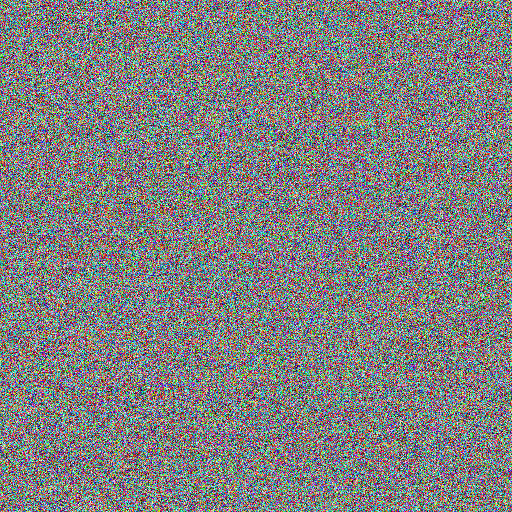
#> input picture assets/encrypted.png, 512 x 512 px, given in place of lena.png, which was not available
$ python main.py assets/encrypted.png
#> lines starting #> are read from the running program, lines starting #| are printed output that depends on the picture; pictures that were not available may be replaced by others from this repository, and a replacement may not be noted
### src/enc.py
import numpy as np
import cv2


def enc(src, seed, iteration=1):
    np.random.seed(seed)

    if src is None:
        raise Exception("Please provide a valid source!")

    image = src.copy()
    (M, N) = image.shape
    kc = np.random.randint(0, 255, M, np.uint8)
    kr = np.random.randint(0, 255, N, np.uint8)
    for i in range(iteration):
        a = np.sum(image, 1)
        ma = np.mod(a, 2)

        for i in range(M):
            if ma[i] == 1:
                image[i, :] = np.roll(image[i, :], -1*kr[i])
            else:
                image[i, :] = np.roll(image[i, :], kr[i])

        b = np.sum(image, 0)
        mb = np.mod(b, 2)

        for i in range(N):
            if mb[i] == 1:
                image[:, i] = np.roll(image[:, i], kc[i])
            else:
                image[:, i] = np.roll(image[:, i], -1*kc[i])

        image_scrambled = image.copy()

        flip_kr = np.flip(kr)
        flip_kc = np.flip(kc)

        i1 = np.zeros((M, N), np.uint8)

        for i in range(1, len(kr)+1):
            if np.mod(i, 2) == 1:
                i1[i-1, :] = np.bitwise_xor(image_scrambled[i-1, :], kc)
            else:
                i1[i-1, :] = np.bitwise_xor(image_scrambled[i-1, :], flip_kc)

        encrypted_image = np.zeros((M, N), np.uint8)

        for i in range(1, len(kc)+1):
            if np.mod(i, 2) == 1:
                encrypted_image[:, i-1] = np.bitwise_xor(i1[:, i-1], kr)
            else:
                encrypted_image[:, i-1] = np.bitwise_xor(i1[:, i-1], flip_kr)

        image = encrypted_image

    return encrypted_image


def rubic_enc(src, seed, iteration=1):

    copy = src.copy()
    if src is None:
        return
    elif len(src.shape) == 3:
        b, g, r = cv2.split(src)

        b = enc(b, seed, iteration)
        g = enc(g, seed, iteration)
        r = enc(r, seed, iteration)
        copy = cv2.merge((b, g, r))

        return copy
    else:
        return enc(src, seed, iteration)

### main.py
#!/usr/bin/python

import sys
import getopt

from src import enc
from src import dec
import cv2


def main(argv):
    inputfile = './assets/lena.png'
    outputfile = './assets/encrypted.png'
    seed = 1
    isDec = False
    try:
        opts, args = getopt.getopt(
            argv, "hi:o:s:d:", ["ifile=", "ofile=", "seed=", "Dec="])
    except getopt.GetoptError:
        print('test.py -i <inputfile> -o <outputfile> -s <key> -d <decrypt>')
        sys.exit(2)
    for opt, arg in opts:
        if opt == '-h':
            print('test.py -i <inputfile> -o <outputfile> -s <key> -d <decrypt>')
            sys.exit()
        elif opt in ("-i", "--ifile"):
            inputfile = arg
        elif opt in ("-o", "--ofile"):
            outputfile = arg
        elif opt in ("-s", "--seed"):
            seed = arg
        elif opt in ("-d", "--Dec"):
            isDec = True

    if isDec == False:
        image = cv2.imread(inputfile, 1)
#> image is the input picture: shape (512, 512, 3); mean B, G, R 127.5, 127.7, 127.9
        outputImage = enc.rubic_enc(image, int(seed))
#> after the loop in enc, `for i in range(iteration):`:
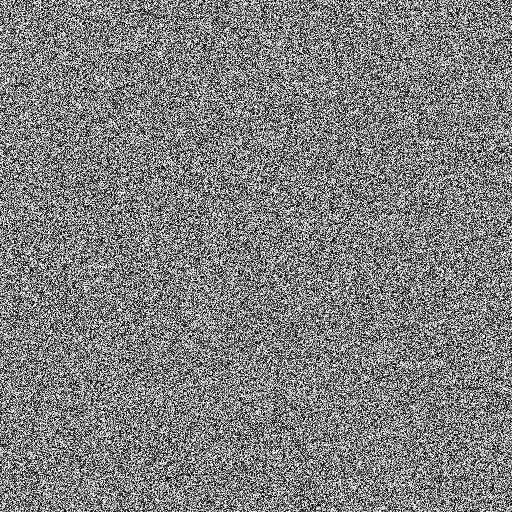
#> i1: shape (512, 512); min 0, max 255, mean 127.4
#> call 2 of enc, with seed = 1, iteration = 1
#> after the loop in enc (call 2), `for i in range(iteration):`:
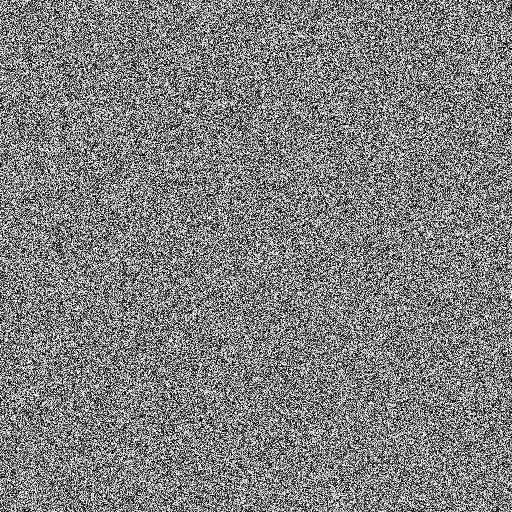
#> encrypted_image: shape (512, 512); min 0, max 255, mean 127.3
#> after the loop in enc (call 2), `for i in range(iteration):`:
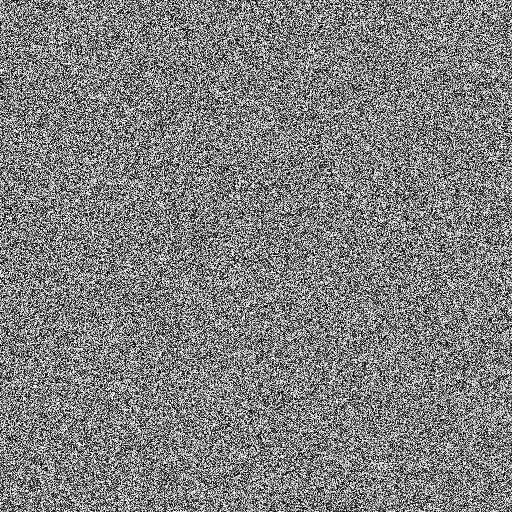
#> i1: shape (512, 512); min 0, max 255, mean 127.5
#> call 3 of enc, with seed = 1, iteration = 1
#> the loop in enc (call 3), `for i in range(iteration):` made 1 pass
#> pass 1, in enc (call 3), `image_scrambled = image.copy()`:
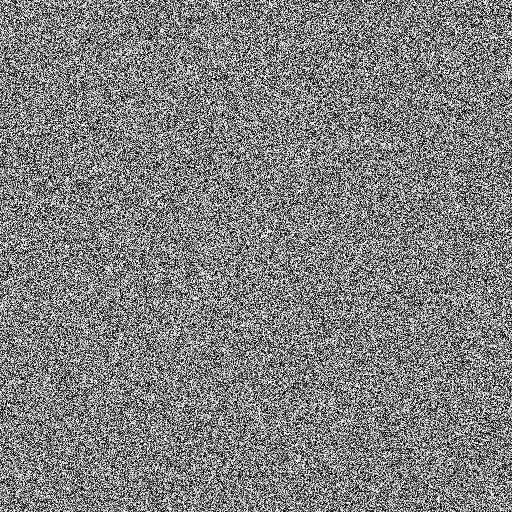
#> image_scrambled: shape (512, 512); min 0, max 255, mean 127.9
#> after the loop in enc (call 3), `for i in range(iteration):`:
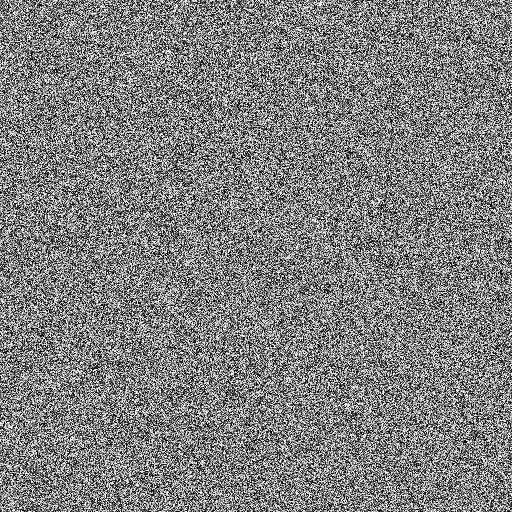
#> encrypted_image: shape (512, 512); min 0, max 255, mean 127.6
#> after the loop in enc (call 3), `for i in range(iteration):`:
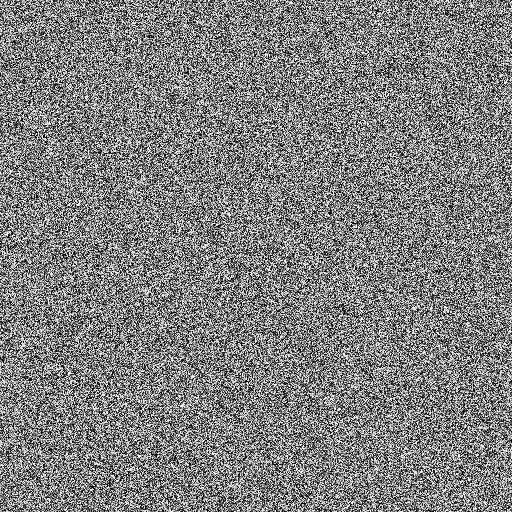
#> i1: shape (512, 512); min 0, max 255, mean 127.4
#> in rubic_enc, `copy = cv2.merge((b, g, r))`:
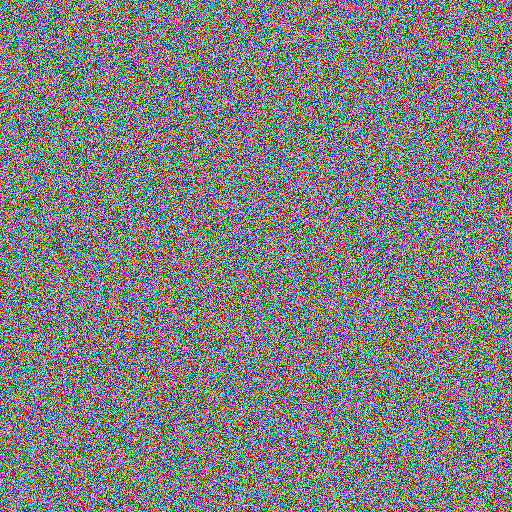
#> copy: shape (512, 512, 3); mean B, G, R 127.6, 127.3, 127.6
        cv2.imwrite(outputfile, outputImage)
    else:
        image = cv2.imread(inputfile, 1)
        outputImage = dec.rubic_dec(image, int(seed))
        cv2.imwrite(outputfile, outputImage)


if __name__ == "__main__":
    main(sys.argv[1:])
